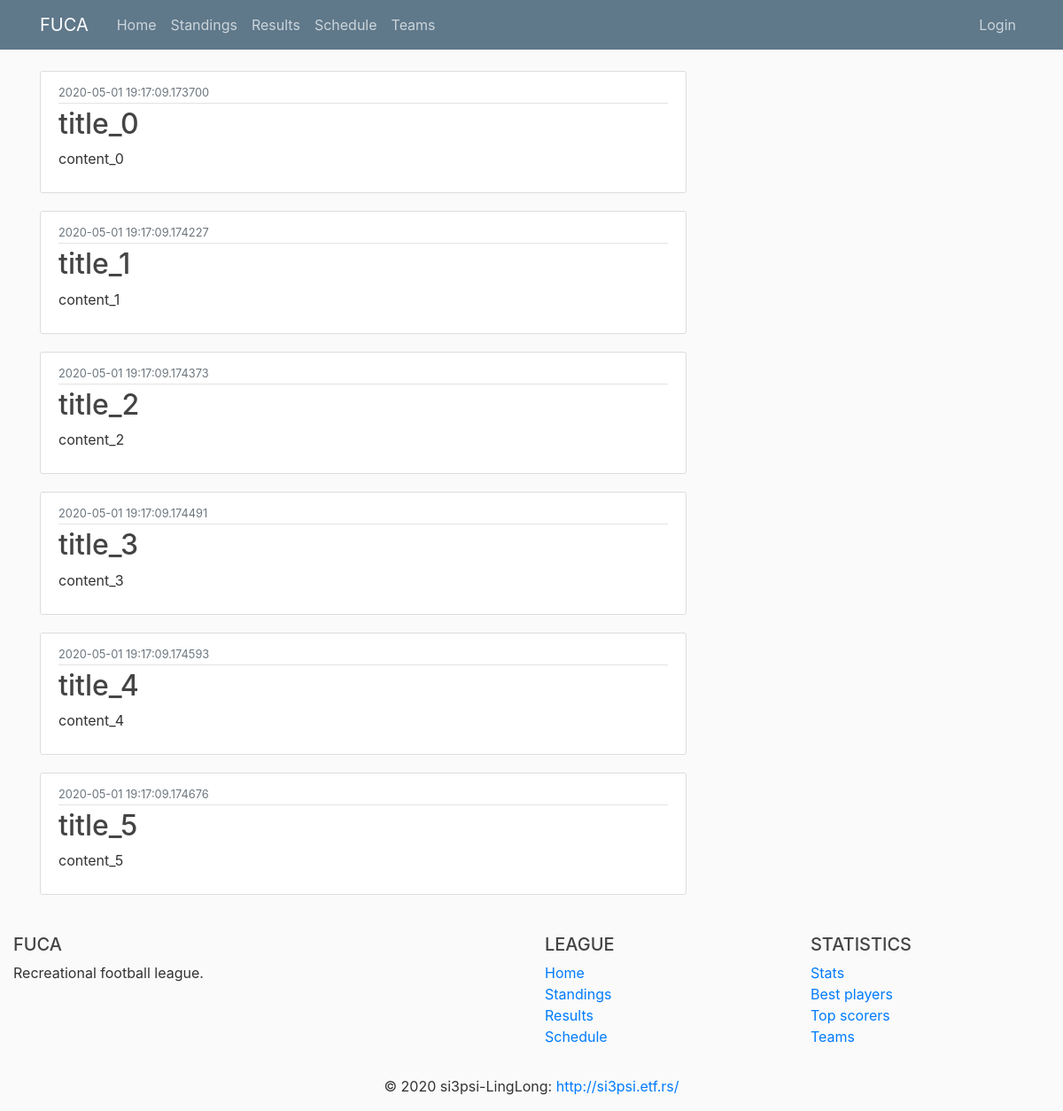
The page /home on the database its author committed.
### fuca/models.py (models this page shows, shortened)
class News(db.Model):
    __tablename__ = 'news'
    id          = db.Column(db.Integer,     primary_key=True)
    date        = db.Column(db.DateTime,    nullable=False, default=datetime.utcnow)
    title       = db.Column(db.String(100), nullable=False)
    content     = db.Column(db.Text,        nullable=False)
    def jinja_dict(self):
        return {'title'         : self.title,
                'content'       : self.content,
                'date'          : str(self.date),
                'id'            : self.id}

### fuca/routes/home_routes.py (the view)
@app.route("/")
@app.route("/home")
def home():
    news_db = News.query.all()
    news_list = [news.jinja_dict() for news in news_db]
    return render_template('home/home.html', newslist=news_list)

### fuca/templates/home/home.html
{% extends 'home/layout.html' %}
{% block content %}
    {% for news in newslist %}
        <article class="media content-section">
            <div class="media-body">
            <div class="article-metadata">
                <small class="text-muted">{{ news.date }}</small>
            </div>
            <h2><a class="article-title" href="#">{{ news.title }}</a></h2>
            <p class="article-content">{{ news.content }}</p>
            </div>
        </article>
    {% endfor %}
{% endblock content %}

### fuca/templates/home/layout.html (shortened to what this page needs)
<!DOCTYPE html>
<html>
    <head>
        <link   rel="stylesheet"
                href="https://maxcdn.bootstrapcdn.com/bootstrap/4.0.0/css/bootstrap.min.css"
>
        <link rel="stylesheet" type="text/css" href="{{ url_for('static', filename='main.css') }}">
    </head>
    <body>
        <header class="site-header">
            <nav class="navbar navbar-expand-md navbar-dark bg-steel fixed-top">
                <div class="container">
                    <a class="navbar-brand mr-4" href="/">FUCA</a>
                    <div class="collapse navbar-collapse" id="navbarToggle">
                        <div class="navbar-nav mr-auto">
                            <a class="nav-item nav-link" href="{{ url_for('home') }}"> Home</a>
                            <a class="nav-item nav-link" href="{{ url_for('standings') }}"> Standings </a>
                            <a class="nav-item nav-link" href="{{ url_for('results') }}"> Results </a>
                            <a class="nav-item nav-link" href="{{ url_for('schedule') }}"> Schedule </a>
                            <a class="nav-item nav-link" href="{{ url_for('teams') }}"> Teams </a>
                        </div>
                        <div class="navbar-nav">
                            <a class="nav-item nav-link" href="{{ url_for('login') }}">Login</a>
                        </div>
                    </div>
                </div>
            </nav>
        </header>
        <main role="main" class="container">
            <div class="row">
                <div class="col-md-8">
                    {% block content %}{% endblock %}
                </div>
            </div>
        </main>
        <footer class="page-footer font-small blue pt-4">
            <div class="container-fluid text-center text-md-left">
                <div class="row">
                    <div class="col-md-6 mt-md-0 mt-3">
                        <h5 class="text-uppercase">FUCA</h5>
                        <p>Recreational football league.</p>
                    </div>
                    <div class="col-md-3 mb-md-0 mb-3">
                        <h5 class="text-uppercase">League</h5>
                        <ul class="list-unstyled">
                            <li>
                                <a href="#!">Home</a>
                            </li>
                            <li>
                                <a href="#!">Standings</a>
                            </li>
                            <li>
                                <a href="#!">Results</a>
                            </li>
                            <li>
                                <a href="#!">Schedule</a>
                            </li>
                        </ul>
                    </div>
                    <div class="col-md-3 mb-md-0 mb-3">
                        <h5 class="text-uppercase">Statistics</h5>
                        <ul class="list-unstyled">
                            <li>
                                <a href="#!">Stats</a>
                            </li>
                            <li>
                                <a href="#!">Best players</a>
                            </li>
                            <li>
                                <a href="#!">Top scorers</a>
                            </li>
                            <li>
                                <a href="#!">Teams</a>
                            </li>
                        </ul>
                    </div>
                </div>
            </div>
            <div class="footer-copyright text-center py-3">© 2020 si3psi-LingLong:
                <a href="http://si3psi.etf.rs/"> http://si3psi.etf.rs/ </a>
            </div>
        </footer>
    </body>
</html>

### fuca/static/main.css (style rules this page uses)
body { background: #fafafa; color: #333333; margin-top: 5rem; }
h1, h2, h3, h4, h5, h6 { color: #444444; }
.bg-steel { background-color: #5f788a; }
.site-header .navbar-nav .nav-link { color: #cbd5db; }
.content-section { background: #ffffff; padding: 10px 20px; border: 1px solid #dddddd; border-radius: 3px; margin-bottom: 20px; }
.article-title { color: #444444; }
.article-content { white-space: pre-line; }
.article-metadata { padding-bottom: 1px; margin-bottom: 4px; border-bottom: 1px solid #e3e3e3 }

### rows shown on the page
News: date "2020-05-01 19:17:09.173700", title "title_0", content "content_0"
News: date "2020-05-01 19:17:09.174227", title "title_1", content "content_1"
News: date "2020-05-01 19:17:09.174373", title "title_2", content "content_2"
News: date "2020-05-01 19:17:09.174491", title "title_3", content "content_3"
News: date "2020-05-01 19:17:09.174593", title "title_4", content "content_4"
News: date "2020-05-01 19:17:09.174676", title "title_5", content "content_5"
